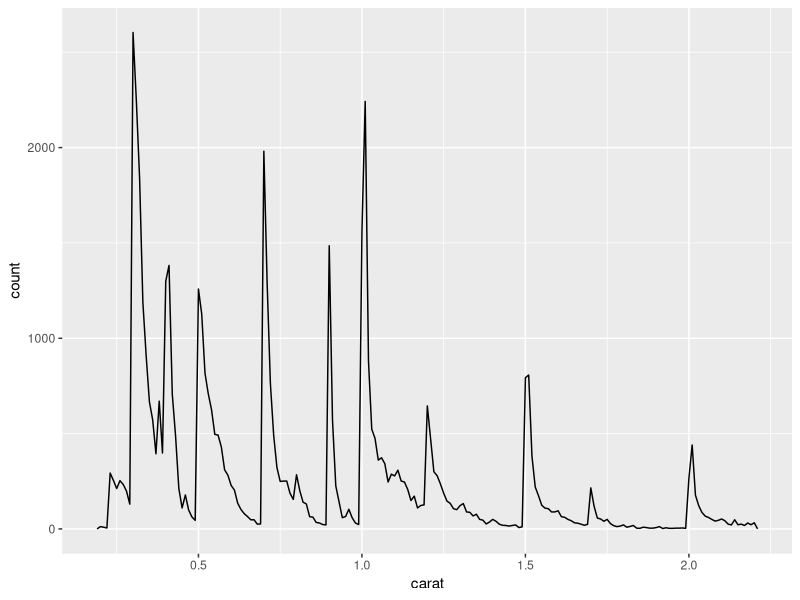

The R source for this figure:
## ---- chunk 1
#Note, Each gray box below is a code chunk. You need to insert a code chunk and put your R code in it. By setting echo = FALSE. this comment and any code will not show in my output document. If it were TRUE, the comment and code would appear. 
print("Nitin")
## ---- chunk 2
#The include = FALSE function hides both the code and output in my output document. See what happens when you replace include=FALSE with echo=FALSE. In your final product, make sure this code chunk isn't displayed. 

#You need to install these packages first to be able to use the functions within them (if you have not installed them before). You can install them from the Tools tab or write a new code chunk: install.packages("package_name"). 

library(ggplot2)
library(dplyr)
## ---- chunk 3
diamonds<- as.data.frame(diamonds)
head(diamonds, 3)

#Remember, the head command tell R to show us the top rows. Note where the first 3 rows show up when you knit. They are not in your output word document because you have include=FALSE in this code chunk heading.

## ---- chunk 4
#this next line is creating a subset called 'small' of the diamonds data
small <- diamonds %>% 
  filter(carat <= 2.2)
## ---- chunk 5
#This next chunk is inline code. Inline code puts the text with the output of the code in my document.
## ---- chunk 6
#This next code chunk will make a plot in our output doc
## ---- chunk 7
small %>% 
  ggplot(aes(carat)) + 
  geom_freqpoly(binwidth = 0.01)
## ---- chunk 8
#Once all of my code has been written, I click on the Knit button in the tool bar above to produce my document.
